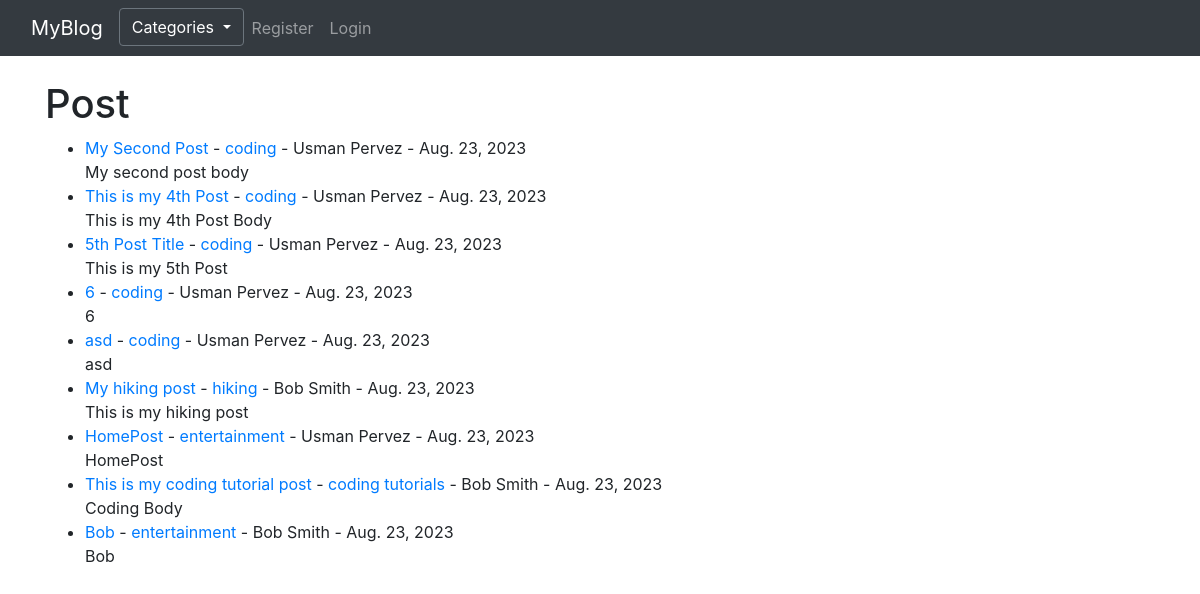
The app's page /, older data.
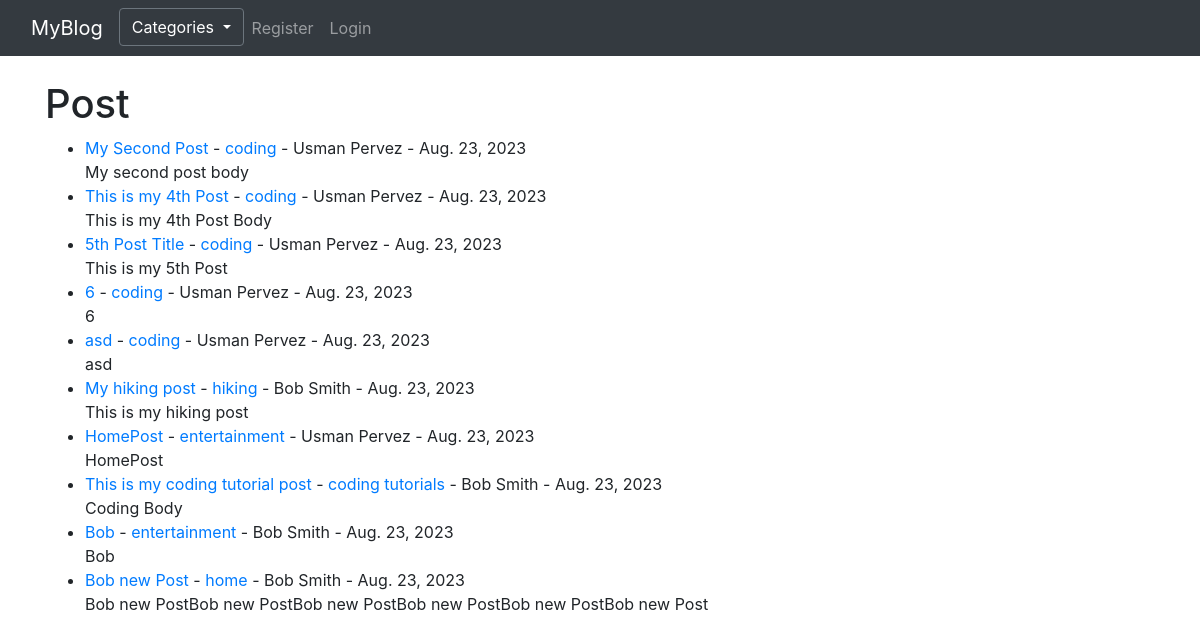
The same page, newer data.
### theblog/models.py (models this page shows, shortened)
class Post(models.Model):
    title = models.CharField(max_length=255)
    title_tag = models.CharField(max_length=255)
    title_tag = models.CharField(max_length=255)
    author = models.ForeignKey(User, on_delete=models.CASCADE)
    body = models.TextField()
    post_date = models.DateField(auto_now_add=True)
    category = models.CharField(max_length=255, default="coding")
    likes = models.ManyToManyField(User, related_name='blog_posts')

### theblog/views.py (the view)
class HomeView(ListView):
    model = Post
    template_name = 'home.html'
    ordering = ['-post_date']
    def get_context_data(self, *args, **kwargs):
        cat_menu = Category.objects.all()
        context = super(HomeView, self).get_context_data(*args, **kwargs)
        context["cat_menu"] = cat_menu
        return context

### theblog/models.py (called while the page is built)
    def __str__(self):
        return self.name

### theblog/templates/home.html (shortened to what this page needs)
{% extends 'base.html' %}
{% block content %}
    <h1>Post</h1>
    <ul>
    {% for post in object_list %}
        <li><a href="{% url 'article-detail' post.pk %}"> {{ post.title }}</a> - <a href="{% url 'category' post.category|slugify %}">{{ post.category }}</a> - {{ post.author.first_name }} {{ post.author.last_name }} - {{ post.post_date }}
            <br/>
            {{ post.body|slice:"200"|safe }}
        </li>
    {% endfor %}
    </ul>
{% endblock %}

Row changes from the older to the newer data that the page shows:
added Post: title "Bob new Post", category "home", author.first_name "Bob", author.last_name "Smith", post_date "Aug. 23, 2023", body "Bob new PostBob new PostBob new PostBob new PostBob new PostBob new Post"
